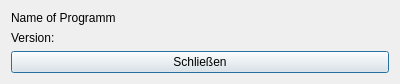
<?xml version="1.0" encoding="UTF-8"?>
<ui version="4.0">
 <class>AboutDialog</class>
 <widget class="QDialog" name="AboutDialog">
  <property name="geometry">
   <rect>
    <x>0</x>
    <y>0</y>
    <width>400</width>
    <height>80</height>
   </rect>
  </property>
  <property name="windowTitle">
   <string>Über</string>
  </property>
  <layout class="QVBoxLayout" name="verticalLayout">
   <item>
    <widget class="QLabel" name="ProgramNameLabel">
     <property name="text">
      <string>Name of Programm</string>
     </property>
    </widget>
   </item>
   <item>
    <widget class="QLabel" name="ProgramVersionLabel">
     <property name="text">
      <string>Version: </string>
     </property>
    </widget>
   </item>
   <item>
    <widget class="QPushButton" name="CloseButton">
     <property name="text">
      <string>Schließen</string>
     </property>
    </widget>
   </item>
  </layout>
 </widget>
 <resources/>
 <connections>
  <connection>
   <sender>CloseButton</sender>
   <signal>clicked()</signal>
   <receiver>AboutDialog</receiver>
   <slot>accept()</slot>
   <hints>
    <hint type="sourcelabel">
     <x>199</x>
     <y>148</y>
    </hint>
    <hint type="destinationlabel">
     <x>199</x>
     <y>81</y>
    </hint>
   </hints>
  </connection>
 </connections>
</ui>
